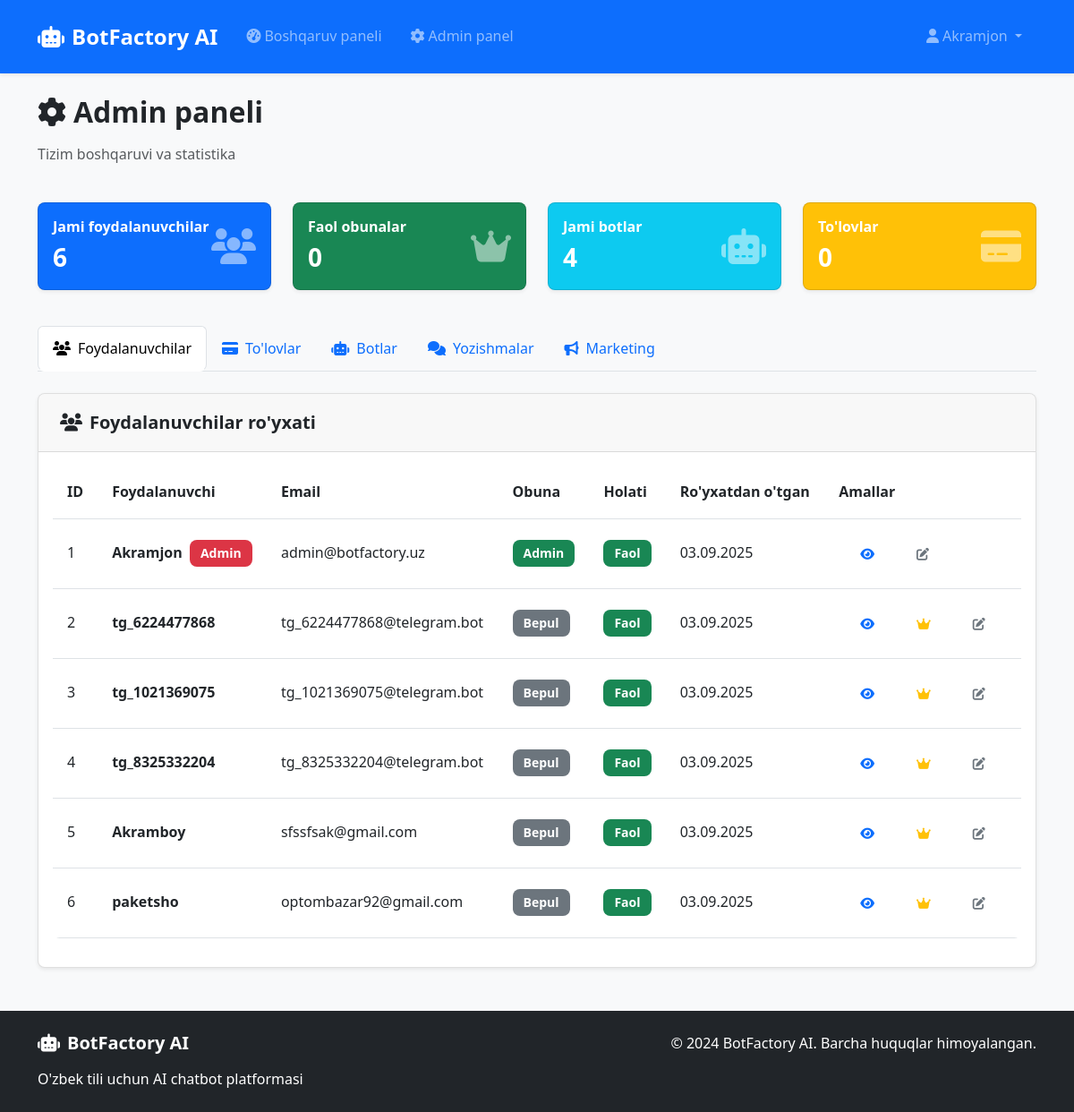
Page /admin/ (signed in) on the earlier database version.
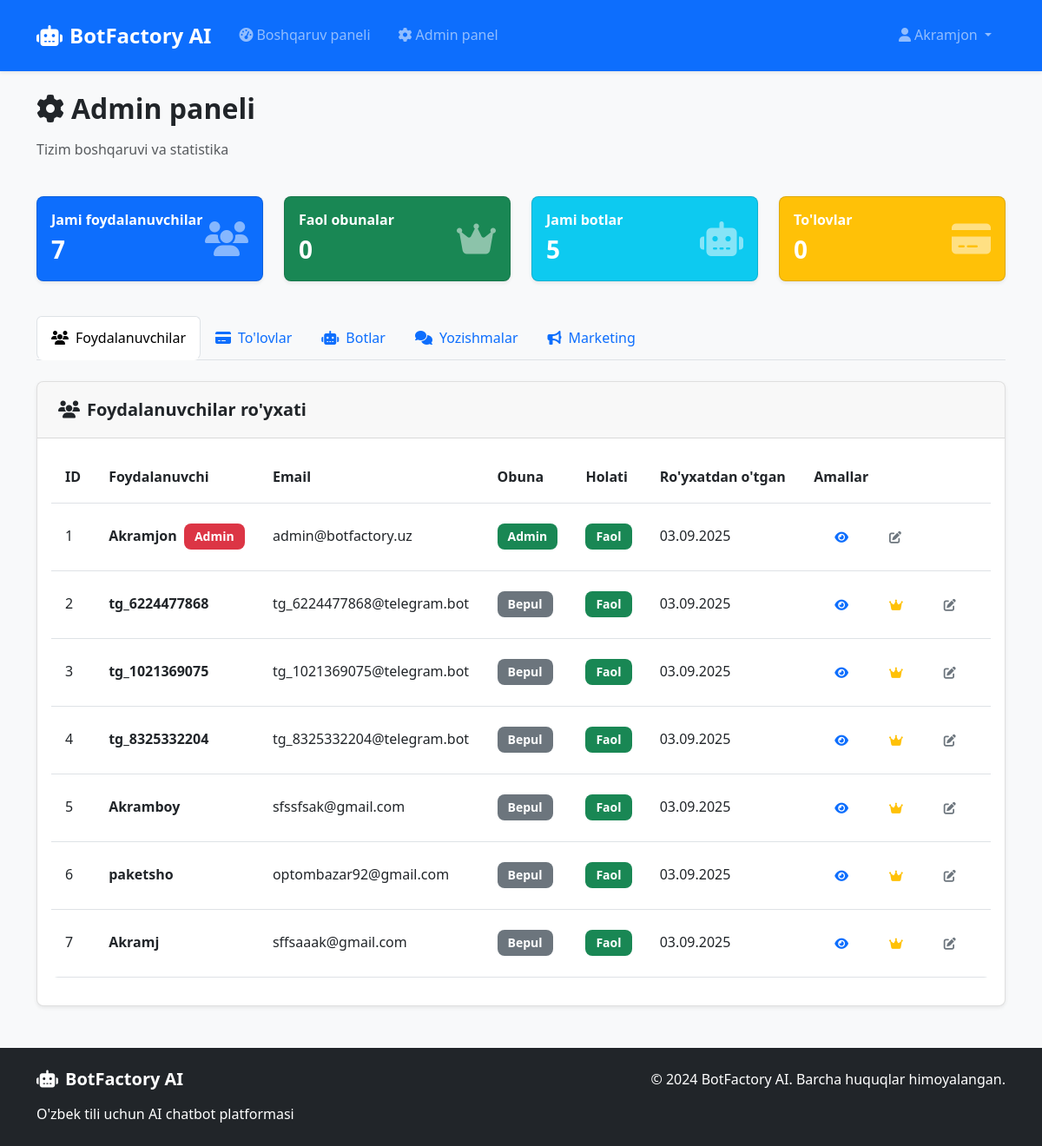
Same page on the later database version.
### models.py (models this page shows, shortened)
class User(UserMixin, db.Model):
    id = db.Column(db.Integer, primary_key=True)
    username = db.Column(db.String(64), unique=True, nullable=False)
    email = db.Column(db.String(120), unique=True, nullable=False)
    password_hash = db.Column(db.String(256), nullable=False)
    language = db.Column(db.String(2), default='uz')  # uz/ru/en
    subscription_type = db.Column(db.String(20), default='free')  # free/basic/premium/admin
    subscription_end_date = db.Column(db.DateTime)
    is_admin = db.Column(db.Boolean, default=False)
    _is_active = db.Column('is_active', db.Boolean, default=True)
    created_at = db.Column(db.DateTime, default=datetime.utcnow)
    telegram_id = db.Column(db.String(50), unique=True)
    instagram_id = db.Column(db.String(50), unique=True)
    whatsapp_number = db.Column(db.String(20), unique=True)
    phone_number = db.Column(db.String(20))
    admin_chat_id = db.Column(db.String(50))  # Admin telegram chat ID for notifications
    notification_channel = db.Column(db.String(100))  # Telegram channel for notifications
    notifications_enabled = db.Column(db.Boolean, default=False)
    bots = db.relationship('Bot', backref='owner', lazy=True, cascade='all, delete-orphan')
    payments = db.relationship('Payment', backref='user', lazy=True)
    @property
    def is_active(self):
        return self._is_active
    @is_active.setter
    def is_active(self, value):
        """Allow setting is_active"""
        self._is_active = value

### routes.py (the view)
@main_bp.route('/admin')
@main_bp.route('/admin/')
@login_required
def admin():
    if not current_user.is_admin:
        flash('Sizda admin huquqi yo\'q!', 'error')
        return redirect(url_for('main.dashboard'))
    users = User.query.all()
    payments = Payment.query.order_by(Payment.created_at.desc()).limit(50).all()
    bots = Bot.query.all()
    stats = {
        'total_users': User.query.count(),
        'active_subscriptions': User.query.filter(User.subscription_type.in_(['starter', 'basic', 'premium'])).count(),
        'total_bots': Bot.query.count(),
        'total_payments': Payment.query.filter_by(status='completed').count(),
        'monthly_revenue': Payment.query.filter(
            Payment.status == 'completed',
            Payment.created_at >= datetime.utcnow() - timedelta(days=30)
        ).count()
    }
    broadcasts = BroadcastMessage.query.order_by(BroadcastMessage.created_at.desc()).limit(10).all()
    chat_history = ChatHistory.query.order_by(ChatHistory.created_at.desc()).limit(50).all()
    return render_template('admin.html', users=users, payments=payments,
                         bots=bots, stats=stats, broadcasts=broadcasts, chat_history=chat_history)

### app.py (called while the page is built)
@app.after_request
def after_request(response):
    response.headers["Cache-Control"] = "no-cache, no-store, must-revalidate"
    response.headers["Pragma"] = "no-cache"
    response.headers["Expires"] = "0"
    return response

@login_manager.user_loader
def load_user(user_id):
    from models import User
    return User.query.get(int(user_id))

### templates/admin.html (shortened to what this page needs)
{% extends "base.html" %}
{% block content %}
<div class="row mb-4">
    <div class="col-12">
        <h2><i class="fas fa-cog me-2"></i>Admin paneli</h2>
        <p class="text-muted">Tizim boshqaruvi va statistika</p>
    </div>
</div>
<div class="row mb-4">
    <div class="col-md-3 mb-3">
        <div class="card bg-primary text-white">
            <div class="card-body">
                <div class="d-flex align-items-center">
                    <div class="flex-grow-1">
                        <h6 class="card-title">Jami foydalanuvchilar</h6>
                        <h3 class="mb-0">{{ stats.total_users }}</h3>
                    </div>
                    <div class="fs-1 opacity-50">
                        <i class="fas fa-users"></i>
                    </div>
                </div>
            </div>
        </div>
    </div>
    <div class="col-md-3 mb-3">
        <div class="card bg-success text-white">
            <div class="card-body">
                <div class="d-flex align-items-center">
                    <div class="flex-grow-1">
                        <h6 class="card-title">Faol obunalar</h6>
                        <h3 class="mb-0">{{ stats.active_subscriptions }}</h3>
                    </div>
                    <div class="fs-1 opacity-50">
                        <i class="fas fa-crown"></i>
                    </div>
                </div>
            </div>
        </div>
    </div>
    <div class="col-md-3 mb-3">
        <div class="card bg-info text-white">
            <div class="card-body">
                <div class="d-flex align-items-center">
                    <div class="flex-grow-1">
                        <h6 class="card-title">Jami botlar</h6>
                        <h3 class="mb-0">{{ stats.total_bots }}</h3>
                    </div>
                    <div class="fs-1 opacity-50">
                        <i class="fas fa-robot"></i>
                    </div>
                </div>
            </div>
        </div>
    </div>
    <div class="col-md-3 mb-3">
        <div class="card bg-warning text-white">
            <div class="card-body">
                <div class="d-flex align-items-center">
                    <div class="flex-grow-1">
                        <h6 class="card-title">To'lovlar</h6>
                        <h3 class="mb-0">{{ stats.total_payments }}</h3>
                    </div>
                    <div class="fs-1 opacity-50">
                        <i class="fas fa-credit-card"></i>
                    </div>
                </div>
            </div>
        </div>
    </div>
</div>
<ul class="nav nav-tabs mb-4" id="adminTabs" role="tablist">
    <li class="nav-item" role="presentation">
        <button class="nav-link active" id="users-tab" data-bs-toggle="tab" data-bs-target="#users" type="button">
            <i class="fas fa-users me-2"></i>Foydalanuvchilar
        </button>
    </li>
    <li class="nav-item" role="presentation">
        <button class="nav-link" id="payments-tab" data-bs-toggle="tab" data-bs-target="#payments" type="button">
            <i class="fas fa-credit-card me-2"></i>To'lovlar
        </button>
    </li>
    <li class="nav-item" role="presentation">
        <button class="nav-link" id="bots-tab" data-bs-toggle="tab" data-bs-target="#bots" type="button">
            <i class="fas fa-robot me-2"></i>Botlar
        </button>
    </li>
    <li class="nav-item" role="presentation">
        <button class="nav-link" id="chat-history-tab" data-bs-toggle="tab" data-bs-target="#chat-history" type="button">
            <i class="fas fa-comments me-2"></i>Yozishmalar
        </button>
    </li>
    <li class="nav-item" role="presentation">
        <button class="nav-link" id="marketing-tab" data-bs-toggle="tab" data-bs-target="#marketing" type="button">
            <i class="fas fa-bullhorn me-2"></i>Marketing
        </button>
    </li>
</ul>
<div class="tab-content" id="adminTabsContent">
    <div class="tab-pane fade show active" id="users" role="tabpanel">
        <div class="card">
            <div class="card-header">
                <h5 class="mb-0"><i class="fas fa-users me-2"></i>Foydalanuvchilar ro'yxati</h5>
            </div>
            <div class="card-body">
                <div class="table-responsive">
                    <table class="table table-hover">
                        <thead>
                            <tr>
                                <th>ID</th>
                                <th>Foydalanuvchi</th>
                                <th>Email</th>
                                <th>Obuna</th>
                                <th>Holati</th>
                                <th>Ro'yxatdan o'tgan</th>
                                <th>Amallar</th>
                            </tr>
                        </thead>
                        <tbody>
                            {% for user in users %}
                            <tr>
                                <td>{{ user.id }}</td>
                                <td>
                                    <strong>{{ user.username }}</strong>
                                    {% if user.is_admin %}
                                    <span class="badge bg-danger ms-1">Admin</span>
                                    {% endif %}
                                </td>
                                <td>{{ user.email }}</td>
                                <td>
                                    {% if user.subscription_type == 'free' %}
                                    <span class="badge bg-secondary">Bepul</span>
                                    {% elif user.subscription_type == 'basic' %}
                                    <span class="badge bg-primary">Basic</span>
                                    {% elif user.subscription_type == 'premium' %}
                                    <span class="badge bg-warning">Premium</span>
                                    {% elif user.subscription_type == 'admin' %}
                                    <span class="badge bg-success">Admin</span>
                                    {% endif %}
                                </td>
                                <td>
                                    {% if user.is_active %}
                                    <span class="badge bg-success">Faol</span>
                                    {% else %}
                                    <span class="badge bg-danger">Bloklangan</span>
                                    {% endif %}
                                </td>
                                <td>{{ user.created_at.strftime('%d.%m.%Y') }}</td>
                                <td>
                                    <div class="btn-group btn-group-sm">
                                        <button class="btn btn-outline-primary" title="Ko'rish">
                                            <i class="fas fa-eye"></i>
                                        </button>
                                        {% if user.subscription_type != 'admin' %}
                                        <button class="btn btn-outline-warning"
                                                title="Obunani o'zgartirish"
                                                data-bs-toggle="modal"
                                                data-bs-target="#changeSubscriptionModal"
                                                data-user-id="{{ user.id }}"
                                                data-user-name="{{ user.username }}"
                                                data-current-subscription="{{ user.subscription_type }}">
                                            <i class="fas fa-crown"></i>
                                        </button>
                                        {% endif %}
                                        <button class="btn btn-outline-secondary" title="Tahrirlash">
                                            <i class="fas fa-edit"></i>
                                        </button>
                                    </div>
                                </td>
                            </tr>
                            {% endfor %}
                        </tbody>
                    </table>
                </div>
            </div>
        </div>
    </div>
</div>
{% endblock %}

### templates/base.html (shortened to what this page needs)
<!DOCTYPE html>
<html lang="uz">
<head>
    <link href="https://cdn.jsdelivr.net/npm/bootstrap@5.3.0/dist/css/bootstrap.min.css" rel="stylesheet">
    <link href="https://cdnjs.cloudflare.com/ajax/libs/font-awesome/6.4.0/css/all.min.css" rel="stylesheet">
    <link href="{{ url_for('static', filename='css/style.css') }}?v=2024030312" rel="stylesheet">
</head>
<body>
    <nav class="navbar navbar-expand-lg navbar-dark bg-primary">
        <div class="container">
            <a class="navbar-brand" href="{{ url_for('main.index') }}">
                <i class="fas fa-robot me-2"></i>BotFactory AI
            </a>
            <div class="collapse navbar-collapse" id="navbarNav">
                <ul class="navbar-nav me-auto">
                    {% if current_user.is_authenticated %}
                        <li class="nav-item">
                            <a class="nav-link" href="{{ url_for('main.dashboard') }}">
                                <i class="fas fa-tachometer-alt me-1"></i>Boshqaruv paneli
                            </a>
                        </li>
                        {% if current_user.is_admin %}
                        <li class="nav-item">
                            <a class="nav-link" href="{{ url_for('main.admin') }}">
                                <i class="fas fa-cog me-1"></i>Admin panel
                            </a>
                        </li>
                        {% endif %}
                    {% endif %}
                </ul>
                <ul class="navbar-nav">
                    {% if current_user.is_authenticated %}
                        <li class="nav-item dropdown">
                            <a class="nav-link dropdown-toggle" href="#" role="button" data-bs-toggle="dropdown">
                                <i class="fas fa-user me-1"></i>{{ current_user.username }}
                            </a>
                        </li>
                    {% endif %}
                </ul>
            </div>
        </div>
    </nav>
    <main class="container my-4">
        {% block content %}{% endblock %}
    </main>
    <footer class="bg-dark text-white py-4 mt-5">
        <div class="container">
            <div class="row">
                <div class="col-md-6">
                    <h5><i class="fas fa-robot me-2"></i>BotFactory AI</h5>
                    <p class="mb-0">O'zbek tili uchun AI chatbot platformasi</p>
                </div>
                <div class="col-md-6 text-md-end">
                    <p class="mb-0">&copy; 2024 BotFactory AI. Barcha huquqlar himoyalangan.</p>
                </div>
            </div>
        </div>
    </footer>
</body>
</html>

### static/css/style.css (style rules this page uses)
:root { --primary-color: #0d6efd; --secondary-color: #6c757d; --success-color: #198754; --warning-color: #ffc107; --danger-color: #dc3545; --info-color: #0dcaf0; --dark-color: #212529; --light-color: #f8f9fa; --gradient-primary: linear-gradient(135deg, #667eea 0%, #764ba2 100%); --gradient-success: linear-gradient(135deg, #4facfe 0%, #00f2fe 100%); --gradient-warning: linear-gradient(135deg, #fa709a 0%, #fee140 100%); --border-radius: 0.5rem; --box-shadow: 0 0.125rem 0.25rem rgba(0, 0, 0, 0.075); --box-shadow-lg: 0 1rem 3rem rgba(0, 0, 0, 0.175); }
body { font-family: 'Segoe UI', Tahoma, Geneva, Verdana, sans-serif; line-height: 1.6; background-color: #f8f9fa; }
h1, h2, h3, h4, h5, h6 { font-weight: 600; margin-bottom: 1rem; }
.btn { border-radius: var(--border-radius); font-weight: 500; padding: 0.75rem 1.5rem; transition: all 0.3s ease; border: none; text-decoration: none; }
.card { border-radius: var(--border-radius); box-shadow: var(--box-shadow); border: 1px solid rgba(0, 0, 0, 0.125); transition: all 0.3s ease; }
.card-header { border-radius: var(--border-radius) var(--border-radius) 0 0 !important; border-bottom: 1px solid rgba(0, 0, 0, 0.125); padding: 1.25rem 1.5rem; }
.navbar { box-shadow: var(--box-shadow); padding: 1rem 0; }
.navbar-brand { font-weight: 700; font-size: 1.5rem; }
.nav-link { font-weight: 500; padding: 0.75rem 1rem !important; border-radius: var(--border-radius); transition: all 0.3s ease; }
.table { border-radius: var(--border-radius); overflow: hidden; }
.table th { font-weight: 600; border-top: none; padding: 1rem; }
.table td { padding: 1rem; vertical-align: middle; }
.badge { padding: 0.5rem 0.75rem; font-size: 0.875rem; border-radius: var(--border-radius); }
footer { background-color: var(--dark-color) !important; margin-top: 3rem; }
.fade-in-up { animation: fadeInUp 0.6s ease-out; }

Differences in the rows shown:
added User: id "7", username "Akramj", email "sffsaaak@gmail.com", subscription_type "Bepul", is_active "Faol", created_at "03.09.2025"
Other differences:
{{ stats.total_users }}: "6" → "7"
{{ stats.total_bots }}: "4" → "5"
